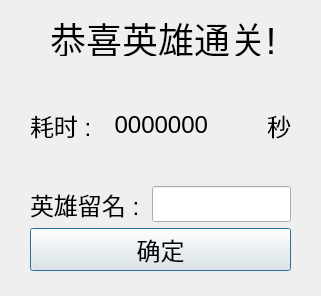
<?xml version="1.0" encoding="UTF-8"?>
<ui version="4.0">
 <class>recordDialog</class>
 <widget class="QDialog" name="recordDialog">
  <property name="geometry">
   <rect>
    <x>0</x>
    <y>0</y>
    <width>321</width>
    <height>296</height>
   </rect>
  </property>
  <property name="windowTitle">
   <string>Dialog</string>
  </property>
  <widget class="QLabel" name="label">
   <property name="geometry">
    <rect>
     <x>50</x>
     <y>20</y>
     <width>234</width>
     <height>36</height>
    </rect>
   </property>
   <property name="font">
    <font>
     <pointsize>27</pointsize>
    </font>
   </property>
   <property name="text">
    <string>恭喜英雄通关!</string>
   </property>
  </widget>
  <widget class="QWidget" name="">
   <property name="geometry">
    <rect>
     <x>30</x>
     <y>70</y>
     <width>261</width>
     <height>201</height>
    </rect>
   </property>
   <layout class="QVBoxLayout" name="verticalLayout">
    <item>
     <layout class="QHBoxLayout" name="horizontalLayout_2">
      <item>
       <widget class="QLabel" name="label_4">
        <property name="font">
         <font>
          <pointsize>18</pointsize>
         </font>
        </property>
        <property name="text">
         <string>耗时 : </string>
        </property>
       </widget>
      </item>
      <item>
       <widget class="QLabel" name="label_2">
        <property name="font">
         <font>
          <pointsize>18</pointsize>
         </font>
        </property>
        <property name="text">
         <string>0000000</string>
        </property>
        <property name="alignment">
         <set>Qt::AlignRight|Qt::AlignTrailing|Qt::AlignVCenter</set>
        </property>
       </widget>
      </item>
      <item>
       <widget class="QLabel" name="label_5">
        <property name="font">
         <font>
          <pointsize>18</pointsize>
         </font>
        </property>
        <property name="text">
         <string>秒</string>
        </property>
        <property name="alignment">
         <set>Qt::AlignRight|Qt::AlignTrailing|Qt::AlignVCenter</set>
        </property>
       </widget>
      </item>
     </layout>
    </item>
    <item>
     <layout class="QHBoxLayout" name="horizontalLayout">
      <item>
       <widget class="QLabel" name="label_3">
        <property name="font">
         <font>
          <pointsize>18</pointsize>
         </font>
        </property>
        <property name="text">
         <string>英雄留名 : </string>
        </property>
       </widget>
      </item>
      <item>
       <widget class="QLineEdit" name="lineEdit">
        <property name="font">
         <font>
          <pointsize>18</pointsize>
         </font>
        </property>
        <property name="alignment">
         <set>Qt::AlignRight|Qt::AlignTrailing|Qt::AlignVCenter</set>
        </property>
       </widget>
      </item>
     </layout>
    </item>
    <item>
     <widget class="QPushButton" name="pushButton">
      <property name="font">
       <font>
        <pointsize>18</pointsize>
       </font>
      </property>
      <property name="text">
       <string>确定</string>
      </property>
     </widget>
    </item>
   </layout>
  </widget>
 </widget>
 <resources/>
 <connections/>
</ui>
